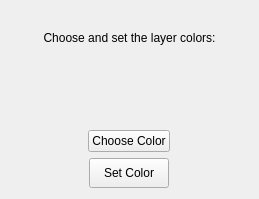
<?xml version="1.0" encoding="UTF-8"?>
<ui version="4.0">
 <class>ColorPickerWidget</class>
 <widget class="QWidget" name="ColorPickerWidget">
  <property name="geometry">
   <rect>
    <x>0</x>
    <y>0</y>
    <width>259</width>
    <height>199</height>
   </rect>
  </property>
  <property name="sizePolicy">
   <sizepolicy hsizetype="Preferred" vsizetype="Fixed">
    <horstretch>0</horstretch>
    <verstretch>0</verstretch>
   </sizepolicy>
  </property>
  <property name="windowTitle">
   <string>ColorPickerWidget</string>
  </property>
  <layout class="QVBoxLayout" name="verticalLayout">
   <item>
    <widget class="QLabel" name="label_4">
     <property name="contextMenuPolicy">
      <enum>Qt::PreventContextMenu</enum>
     </property>
     <property name="text">
      <string>Choose and set the layer colors:</string>
     </property>
     <property name="alignment">
      <set>Qt::AlignCenter</set>
     </property>
     <property name="wordWrap">
      <bool>true</bool>
     </property>
    </widget>
   </item>
   <item>
    <widget class="QWidget" name="color_sample_" native="true">
     <widget class="QWidget" name="gradient_" native="true">
      <property name="geometry">
       <rect>
        <x>10</x>
        <y>0</y>
        <width>211</width>
        <height>16</height>
       </rect>
      </property>
     </widget>
    </widget>
   </item>
   <item alignment="Qt::AlignHCenter">
    <widget class="QPushButton" name="choose_color_button_">
     <property name="maximumSize">
      <size>
       <width>150</width>
       <height>16777215</height>
      </size>
     </property>
     <property name="layoutDirection">
      <enum>Qt::LeftToRight</enum>
     </property>
     <property name="text">
      <string>Choose Color</string>
     </property>
    </widget>
   </item>
   <item alignment="Qt::AlignHCenter">
    <widget class="QPushButton" name="set_color_button_">
     <property name="minimumSize">
      <size>
       <width>0</width>
       <height>30</height>
      </size>
     </property>
     <property name="maximumSize">
      <size>
       <width>150</width>
       <height>16777215</height>
      </size>
     </property>
     <property name="text">
      <string>Set Color</string>
     </property>
    </widget>
   </item>
  </layout>
 </widget>
 <resources/>
 <connections/>
</ui>
